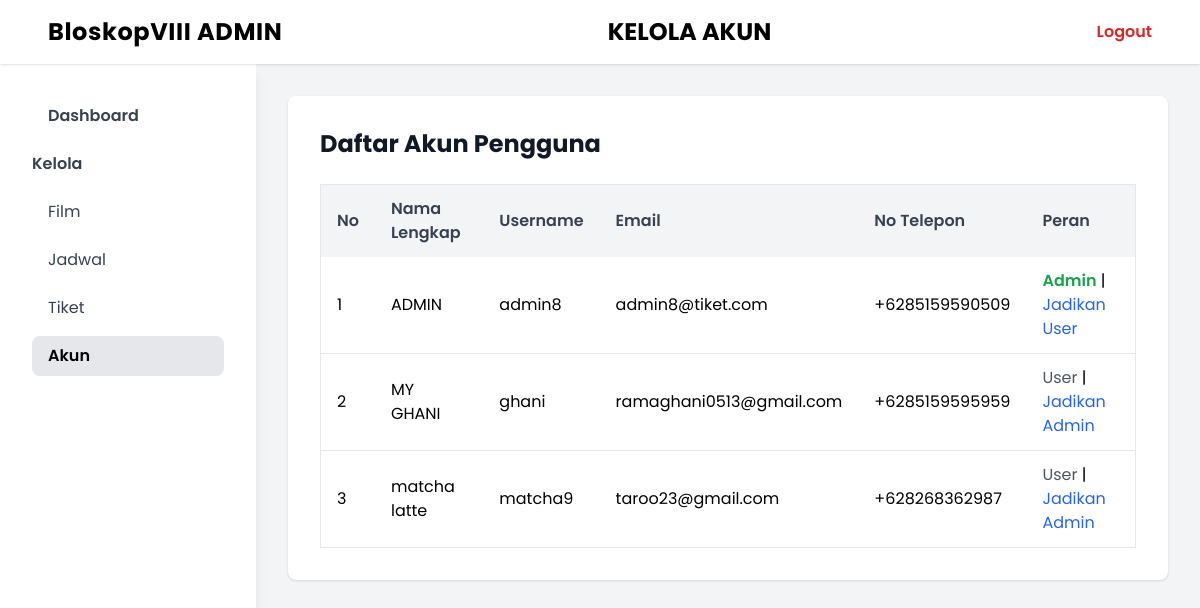
/dashboard/admin/kelolaAkun/ (signed in), run on the app's committed database.
### pesantiket/models.py (models this page shows)
class User(AbstractUser):
    role_choices = (
        ('admin', 'Admin'),
        ('customer', 'Customer'),
    )
    nama = models.CharField(max_length=25)
    noTelepon = models.CharField(max_length=15, unique=True)
    role = models.CharField(max_length=10, choices=role_choices, default='customer')
    def noTelpLengkap(self):
        return f"+62{self.noTelepon}"

### pesantiket/views.py (the view)
# urls.py: path('admin/kelolaAkun/', views.kelolaAkun, name='kelolaAkun'),
@login_required
def kelolaAkun(request):
    if not request.user.role == 'admin':
        return HttpResponseForbidden()
    daftarUser = User.objects.all()
    return render(request, 'admin/kelolaAkun.html', {'daftarUser': daftarUser})

### pesantiket/templates/admin/kelolaAkun.html (shortened to what this page needs)
<!DOCTYPE html>
<html lang="en">
<head>
    <script src="https://cdn.tailwindcss.com"></script>
</head>
<body class="bg-gray-100 min-h-screen">
    <header class="w-full bg-white shadow flex items-center justify-between px-12 py-4 fixed top-0 left-0 z-10">
        <div class="font-bold text-2xl tracking-wide">BloskopVIII ADMIN</div>
        <div class="text-2xl font-bold mx-auto">KELOLA AKUN</div>
        <a href="{% url 'logoutView' %}" class="text-red-600 font-semibold hover:underline">Logout</a>
    </header>
    <div class="flex pt-16">
        <aside class="w-64 bg-white min-h-screen shadow-lg flex flex-col px-8 py-8">
            <nav class="flex flex-col gap-2">
                <a href="{% url 'adminDashboard' %}" class="py-2 px-4 rounded-lg font-semibold text-gray-700 hover:bg-blue-100 transition mb-2">Dashboard</a>
                <div class="mb-2 font-semibold text-gray-700">Kelola</div>
                <a href="{% url 'kelolaFilm' %}" class="py-2 px-4 rounded-lg text-gray-700 hover:bg-blue-100 transition">Film</a>
                <a href="{% url 'kelolaJadwal' %}" class="py-2 px-4 rounded-lg text-gray-700 hover:bg-blue-100 transition">Jadwal</a>
                <a href="{% url 'kelolaTiket' %}" class="py-2 px-4 rounded-lg text-gray-700 hover:bg-blue-100 transition">Tiket</a>
                <a href="{% url 'kelolaAkun' %}" class="py-2 px-4 rounded-lg bg-gray-200 font-semibold">Akun</a>
            </nav>
        </aside>
        <main class="flex-1 px-8 py-8">
            <div class="bg-white p-8 rounded-lg shadow">
                <h2 class="text-2xl font-bold text-gray-900 mb-6">Daftar Akun Pengguna</h2>
                <div class="overflow-x-auto">
                    <table class="min-w-full bg-white border border-gray-200 rounded-lg">
                        <thead>
                            <tr class="bg-gray-100 text-gray-700">
                                <th class="py-3 px-4 text-left font-semibold">No</th>
                                <th class="py-3 px-4 text-left font-semibold">Nama Lengkap</th>
                                <th class="py-3 px-4 text-left font-semibold">Username</th>
                                <th class="py-3 px-4 text-left font-semibold">Email</th>
                                <th class="py-3 px-4 text-left font-semibold">No Telepon</th>
                                <th class="py-3 px-4 text-left font-semibold">Peran</th>
                            </tr>
                        </thead>
                        <tbody>
                            {% for user in daftarUser %}
                            <tr class="border-b border-gray-200 hover:bg-gray-50">
                                <td class="py-3 px-4">{{ forloop.counter }}</td>
                                <td class="py-3 px-4">{{ user.nama }}</td>
                                <td class="py-3 px-4">{{ user.username }}</td>
                                <td class="py-3 px-4">{{ user.email }}</td>
                                <td class="py-3 px-4">{{ user.noTelpLengkap }}</td>
                                <td class="py-3 px-4">
                                        {% if user.role == 'admin' %}
                                            <span class="text-green-600 font-semibold">Admin</span> |
                                            <a href="{% url 'ubahRole' user.id %}" class="text-blue-600 hover:underline"
                                            onclick="return confirm('Jadikan sebagai user biasa?')">Jadikan User</a>
                                        {% else %}
                                            <span class="text-gray-600">User</span> |
                                            <a href="{% url 'ubahRole' user.id %}" class="text-blue-600 hover:underline"
                                            onclick="return confirm('Jadikan sebagai admin?')">Jadikan Admin</a>
                                        {% endif %}
                                </td>
                            </tr>
                            {% empty %}
                            <tr>
                                <td colspan="6" class="text-center text-gray-500 py-6">Tidak ada akun pengguna.</td>
                            </tr>
                            {% endfor %}
                        </tbody>
                    </table>
                </div>
            </div>
        </main>
    </div>
</body>
</html>

### pesantiket/templates/admin/kelolaAkun.html (style rules this page uses)
body { font-family: 'Poppins', sans-serif; }

### data on the page
User: nama "ADMIN", username "admin8", email "admin8@tiket.com", noTelpLengkap "+6285159590509", role "Admin"
User: nama "MY GHANI", username "ghani", email "ramaghani0513@gmail.com", noTelpLengkap "+6285159595959", role "User"
User: nama "matcha latte", username "matcha9", email "taroo23@gmail.com", noTelpLengkap "+628268362987", role "User"
